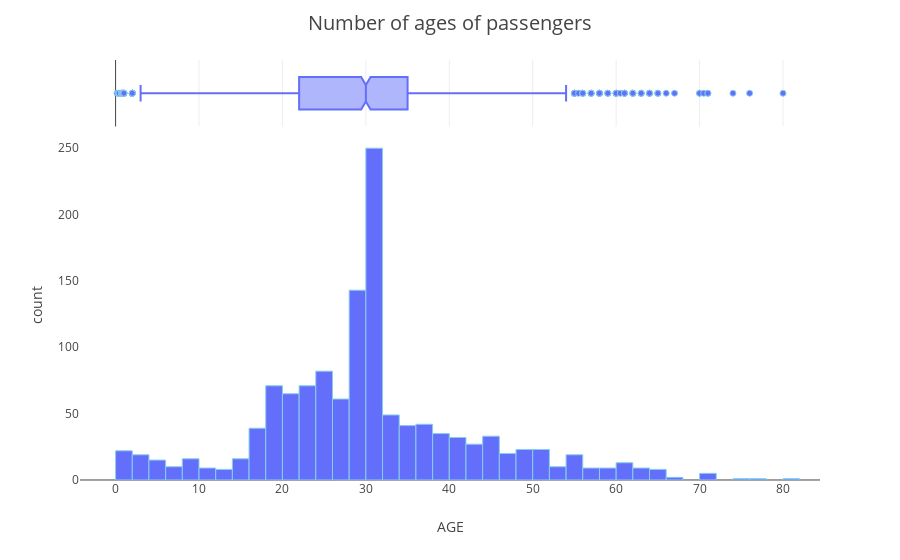

The code cell stored with this chart in its notebook:
### Code cell
fig = px.histogram(train_df, x='AGE', opacity=1, marginal='box')
fig.update_traces(marker=dict(line=dict(color='skyblue', width=1)))
fig.update_layout(title_text='Number of ages of passengers', template='ygridoff',
                  title_x=0.5, title_font=dict(size=20))
fig.show()

### Figure 1 — Plotly figure (JSON) as saved in the notebook; plotly's stock layout.template omitted (floating-point values rounded to 4 significant figures; data arrays with more than 128 entries replaced by an {"elided": "..."} marker saying what was removed)
{"data": [{"alignmentgroup": "True", "bingroup": "x", "hovertemplate": "AGE=%{x}<br>count=%{y}<extra></extra>", "legendgroup": "", "marker": {"color": "#636efa", "line": {"color": "skyblue", "width": 1}, "opacity": 1, "pattern": {"shape": ""}}, "name": "", "offsetgroup": "", "orientation": "v", "showlegend": false, "type": "histogram", "x": {"elided": "1309 float values"}, "xaxis": "x", "yaxis": "y"}, {"alignmentgroup": "True", "hovertemplate": "AGE=%{x}<extra></extra>", "legendgroup": "", "marker": {"color": "#636efa", "line": {"color": "skyblue", "width": 1}}, "name": "", "notched": true, "offsetgroup": "", "showlegend": false, "type": "box", "x": {"elided": "1309 float values"}, "xaxis": "x2", "yaxis": "y2"}], "layout": {"barmode": "relative", "legend": {"tracegroupgap": 0}, "margin": {"t": 60}, "title": {"font": {"size": 20}, "text": "Number of ages of passengers", "x": 0.5}, "xaxis": {"anchor": "y", "domain": [0, 1], "title": {"text": "AGE"}}, "xaxis2": {"anchor": "y2", "domain": [0, 1], "matches": "x", "showgrid": true, "showticklabels": false}, "yaxis": {"anchor": "x", "domain": [0, 0.8316], "title": {"text": "count"}}, "yaxis2": {"anchor": "x2", "domain": [0.8416, 1], "matches": "y2", "showgrid": false, "showline": false, "showticklabels": false, "ticks": ""}}}
